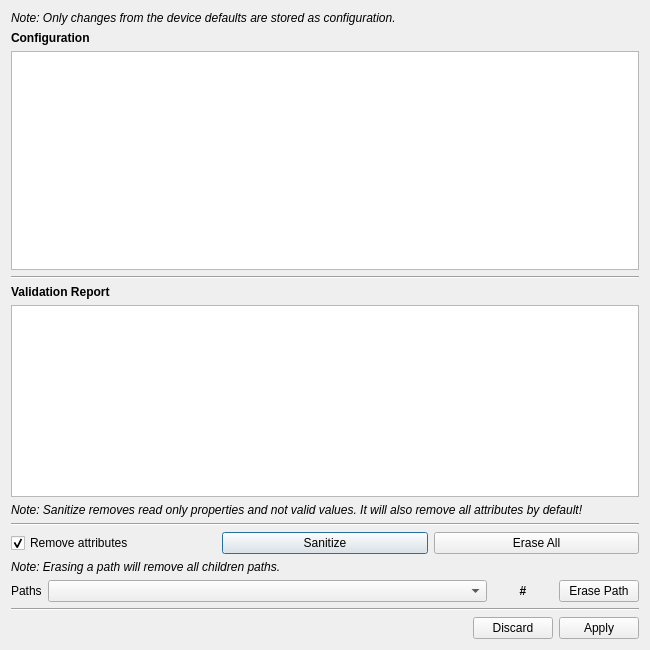
<?xml version="1.0" encoding="UTF-8"?>
<ui version="4.0">
 <class>ConfigurationDialog</class>
 <widget class="QDialog" name="ConfigurationDialog">
  <property name="geometry">
   <rect>
    <x>0</x>
    <y>0</y>
    <width>650</width>
    <height>650</height>
   </rect>
  </property>
  <property name="windowTitle">
   <string>Dialog</string>
  </property>
  <layout class="QVBoxLayout" name="verticalLayout_2">
   <item>
    <widget class="QLabel" name="ui_note">
     <property name="font">
      <font>
       <weight>50</weight>
       <italic>true</italic>
       <bold>false</bold>
      </font>
     </property>
     <property name="text">
      <string>Note: Only changes from the device defaults are stored as configuration.</string>
     </property>
    </widget>
   </item>
   <item>
    <widget class="QLabel" name="label_configuration">
     <property name="font">
      <font>
       <weight>75</weight>
       <bold>true</bold>
      </font>
     </property>
     <property name="text">
      <string>Configuration</string>
     </property>
    </widget>
   </item>
   <item>
    <widget class="QTextEdit" name="ui_text_info">
     <property name="sizePolicy">
      <sizepolicy hsizetype="MinimumExpanding" vsizetype="MinimumExpanding">
       <horstretch>0</horstretch>
       <verstretch>0</verstretch>
      </sizepolicy>
     </property>
     <property name="minimumSize">
      <size>
       <width>400</width>
       <height>0</height>
      </size>
     </property>
     <property name="readOnly">
      <bool>true</bool>
     </property>
    </widget>
   </item>
   <item>
    <layout class="QVBoxLayout" name="verticalLayout">
     <item>
      <widget class="Line" name="line">
       <property name="orientation">
        <enum>Qt::Horizontal</enum>
       </property>
      </widget>
     </item>
     <item>
      <widget class="QLabel" name="label_validation">
       <property name="font">
        <font>
         <weight>75</weight>
         <bold>true</bold>
        </font>
       </property>
       <property name="text">
        <string>Validation Report</string>
       </property>
      </widget>
     </item>
     <item>
      <widget class="QTextEdit" name="ui_valid_info">
       <property name="sizePolicy">
        <sizepolicy hsizetype="MinimumExpanding" vsizetype="MinimumExpanding">
         <horstretch>0</horstretch>
         <verstretch>0</verstretch>
        </sizepolicy>
       </property>
       <property name="minimumSize">
        <size>
         <width>400</width>
         <height>0</height>
        </size>
       </property>
       <property name="readOnly">
        <bool>true</bool>
       </property>
      </widget>
     </item>
    </layout>
   </item>
   <item>
    <widget class="QLabel" name="label_4">
     <property name="font">
      <font>
       <italic>true</italic>
      </font>
     </property>
     <property name="text">
      <string>Note: Sanitize removes read only properties and not valid values. It will also remove all attributes by default!</string>
     </property>
     <property name="wordWrap">
      <bool>true</bool>
     </property>
    </widget>
   </item>
   <item>
    <widget class="Line" name="line_2">
     <property name="orientation">
      <enum>Qt::Horizontal</enum>
     </property>
    </widget>
   </item>
   <item>
    <layout class="QHBoxLayout" name="horizontalLayout_2">
     <item>
      <widget class="QCheckBox" name="ui_remove_attributes">
       <property name="text">
        <string>Remove attributes</string>
       </property>
       <property name="checked">
        <bool>true</bool>
       </property>
      </widget>
     </item>
     <item>
      <widget class="QPushButton" name="ui_sanitize">
       <property name="text">
        <string>Sanitize</string>
       </property>
      </widget>
     </item>
     <item>
      <widget class="QPushButton" name="ui_erase_all">
       <property name="maximumSize">
        <size>
         <width>16777215</width>
         <height>16777215</height>
        </size>
       </property>
       <property name="text">
        <string>Erase All</string>
       </property>
      </widget>
     </item>
    </layout>
   </item>
   <item>
    <widget class="QLabel" name="ui_valid_note">
     <property name="font">
      <font>
       <weight>50</weight>
       <italic>true</italic>
       <bold>false</bold>
      </font>
     </property>
     <property name="text">
      <string>Note: Erasing a path will remove all children paths.</string>
     </property>
     <property name="wordWrap">
      <bool>true</bool>
     </property>
    </widget>
   </item>
   <item>
    <layout class="QHBoxLayout" name="horizontalLayout">
     <item>
      <widget class="QLabel" name="label">
       <property name="text">
        <string>Paths</string>
       </property>
      </widget>
     </item>
     <item>
      <widget class="QComboBox" name="ui_paths">
       <property name="sizePolicy">
        <sizepolicy hsizetype="MinimumExpanding" vsizetype="Fixed">
         <horstretch>0</horstretch>
         <verstretch>0</verstretch>
        </sizepolicy>
       </property>
      </widget>
     </item>
     <item>
      <widget class="QLabel" name="ui_num_paths">
       <property name="minimumSize">
        <size>
         <width>60</width>
         <height>0</height>
        </size>
       </property>
       <property name="font">
        <font>
         <weight>75</weight>
         <bold>true</bold>
        </font>
       </property>
       <property name="text">
        <string>#</string>
       </property>
       <property name="alignment">
        <set>Qt::AlignCenter</set>
       </property>
      </widget>
     </item>
     <item>
      <widget class="QPushButton" name="ui_erase_path">
       <property name="maximumSize">
        <size>
         <width>140</width>
         <height>16777215</height>
        </size>
       </property>
       <property name="text">
        <string>Erase Path</string>
       </property>
      </widget>
     </item>
    </layout>
   </item>
   <item>
    <widget class="Line" name="line_4">
     <property name="orientation">
      <enum>Qt::Horizontal</enum>
     </property>
    </widget>
   </item>
   <item>
    <widget class="QDialogButtonBox" name="ui_buttonBox">
     <property name="standardButtons">
      <set>QDialogButtonBox::Apply|QDialogButtonBox::Discard</set>
     </property>
    </widget>
   </item>
  </layout>
 </widget>
 <resources/>
 <connections/>
</ui>
